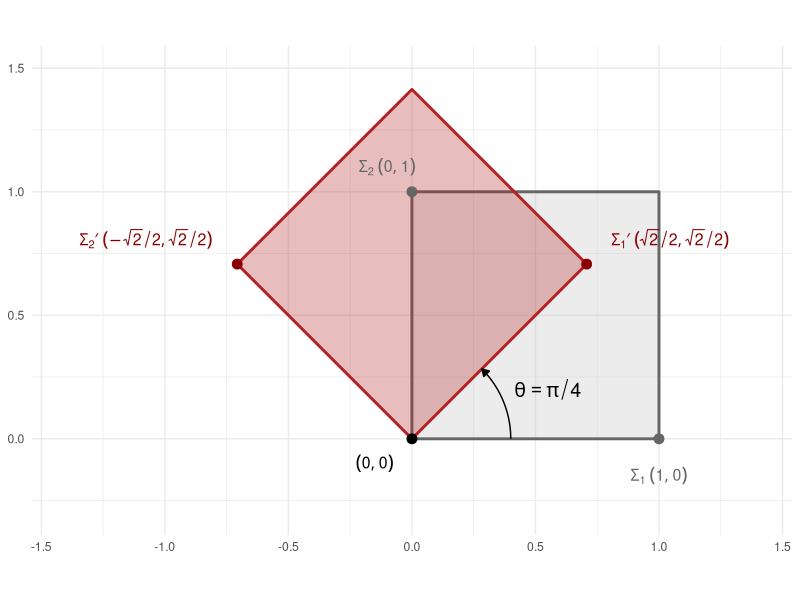

This figure's R source:
## ---- chunk 1
# Define entries of sigma_1 in row-wise order
entries <- c(4, 0, 2, 1,
             3, 1, 4, 2,
             2, 0, 1, 3)

# Construct 3x4 matrix using row-wise filling
A <- matrix(entries, nrow = 3, ncol = 4, byrow = TRUE)
A
## ---- chunk 2
class(A)
dim(A)
## ---- chunk 3
r1 <- A[1, , drop = FALSE]
r1
class(r1)
dim(r1)
## ---- chunk 4
c1 <- A[, 1, drop = FALSE]
c1
class(c1)
dim(c1)
## ---- chunk 5
# Define entries of sigma_1 in row-wise order
entries <- c(0, 1,
             1, 0)

# Construct 2x2 matrix using row-wise filling
sigma_1 <- matrix(entries, nrow = 2, byrow = TRUE)
sigma_1
## ---- chunk 6
# Use R's complex notation '1i' for the imaginary unit
entries <- c(0, 0-1i,
             0+1i, 0)

# Construct 2x2 matrix using row-wise filling
sigma_2 <- matrix(entries, nrow = 2, byrow = TRUE)
sigma_2
## ---- chunk 7
# Define entries of sigma_2 in row-wise order
entries <- c(1, 0, 
             0, -1)

sigma_3 <- matrix(entries, nrow = 2, byrow = TRUE)
sigma_3
## ---- chunk 8
# Define the matrix-valued function
M <- function(theta) {
  entries <- c(cos(theta), -sin(theta),
               sin(theta),  cos(theta))
  
  matrix(entries, nrow = 2, byrow = TRUE)
}

## ---- chunk 9
# Define the angle of 45 degrees (pi/4 in radians)
theta <- pi / 4   

# Use the function to construct the matrix
M(theta)
## ---- chunk 10
#| echo: false
#| warning: false
#| fig-align: center
#| label: fig-rotation
#| fig-cap: "Planar rotation of a unit square by $\\pi/4$."

library(ggplot2)
library(dplyr)


rot_matrix <- M(theta)

# Define the unit square vertices
square_coords <- matrix(c(0,0, 1,0, 1,1, 0,1, 0,0), ncol = 2, byrow = TRUE)

# Apply rotation 
rotated_coords <- square_coords %*% t(rot_matrix)

# Data for polygons
plot_data <- data.frame(
  x = c(square_coords[,1], rotated_coords[,1]),
  y = c(square_coords[,2], rotated_coords[,2]),
  Shape = rep(c("Original", "Rotated"), each = 5)
)

# Data for the rotation arc
arc_data <- data.frame(
  x = 0.4 * cos(seq(0, theta, length.out = 50)),
  y = 0.4 * sin(seq(0, theta, length.out = 50))
)

# 7. ggplot Implementation
ggplot() +
  # Draw the polygons
  geom_polygon(data = plot_data, aes(x = x, y = y, fill = Shape, color = Shape), alpha = 0.3, size = 1) +
  
  # Coordinate label for the origin (0,0)
  annotate("point", x = 0, y = 0, color = "black", size = 3) +
  annotate("text", x = -0.15, y = -0.1, label = "group('(', list(0, 0), ')')", parse = TRUE, size = 4, color = "black", fontface = "bold") +
  
  # Sigma 1: (1, 0)
  annotate("point", x = 1, y = 0, color = "gray40", size = 3) +
  annotate("text", x = 1, y = -0.15, label = "Sigma[1] ~ group('(', list(1, 0), ')')", parse = TRUE, size = 4, color = "gray40") +
  
  # Sigma' 1: (sqrt(2)/2, sqrt(2)/2)
  annotate("point", x = cos(theta), y = sin(theta), color = "darkred", size = 3) +
  annotate("text", x = cos(theta) + 0.1, y = sin(theta) + 0.1, 
           label = "Sigma[1]*minute ~ group('(', list(sqrt(2)/2, sqrt(2)/2), ')')", 
           parse = TRUE, size = 4, color = "darkred", fontface = "bold", hjust = 0) +
  
  # Sigma 2: (0, 1)
  annotate("point", x = 0, y = 1, color = "gray40", size = 3) +
  annotate("text", x = -0.1, y = 1.1, label = "Sigma[2] ~ group('(', list(0, 1), ')')", parse = TRUE, size = 4, color = "gray40") +
  
  # Sigma' 2: (-sqrt(2)/2, sqrt(2)/2)
  annotate("point", x = -sin(theta), y = cos(theta), color = "darkred", size = 3) +
  annotate("text", x = -sin(theta) - 0.1, y = cos(theta) + 0.1, 
           label = "Sigma[2]*minute ~ group('(', list(-sqrt(2)/2, sqrt(2)/2), ')')", 
           parse = TRUE, size = 4, color = "darkred", fontface = "bold", hjust = 1) +
  
  # Add the CCW rotation arc and angle label
  geom_path(data = arc_data, aes(x = x, y = y), 
            arrow = arrow(length = unit(0.2, "cm"), type = "closed"), color = "black") +
  annotate("text", x = 0.55, y = 0.2, label = "theta == pi/4", parse = TRUE, size = 5) +
  
  # Clean aesthetics
  coord_fixed(xlim = c(-1.4, 1.4), ylim = c(-0.3, 1.5)) +
  scale_fill_manual(values = c("gray75", "firebrick")) +
  scale_color_manual(values = c("gray40", "firebrick")) +
  theme_minimal() +
  theme(axis.title = element_blank(),
        legend.position = "none")
